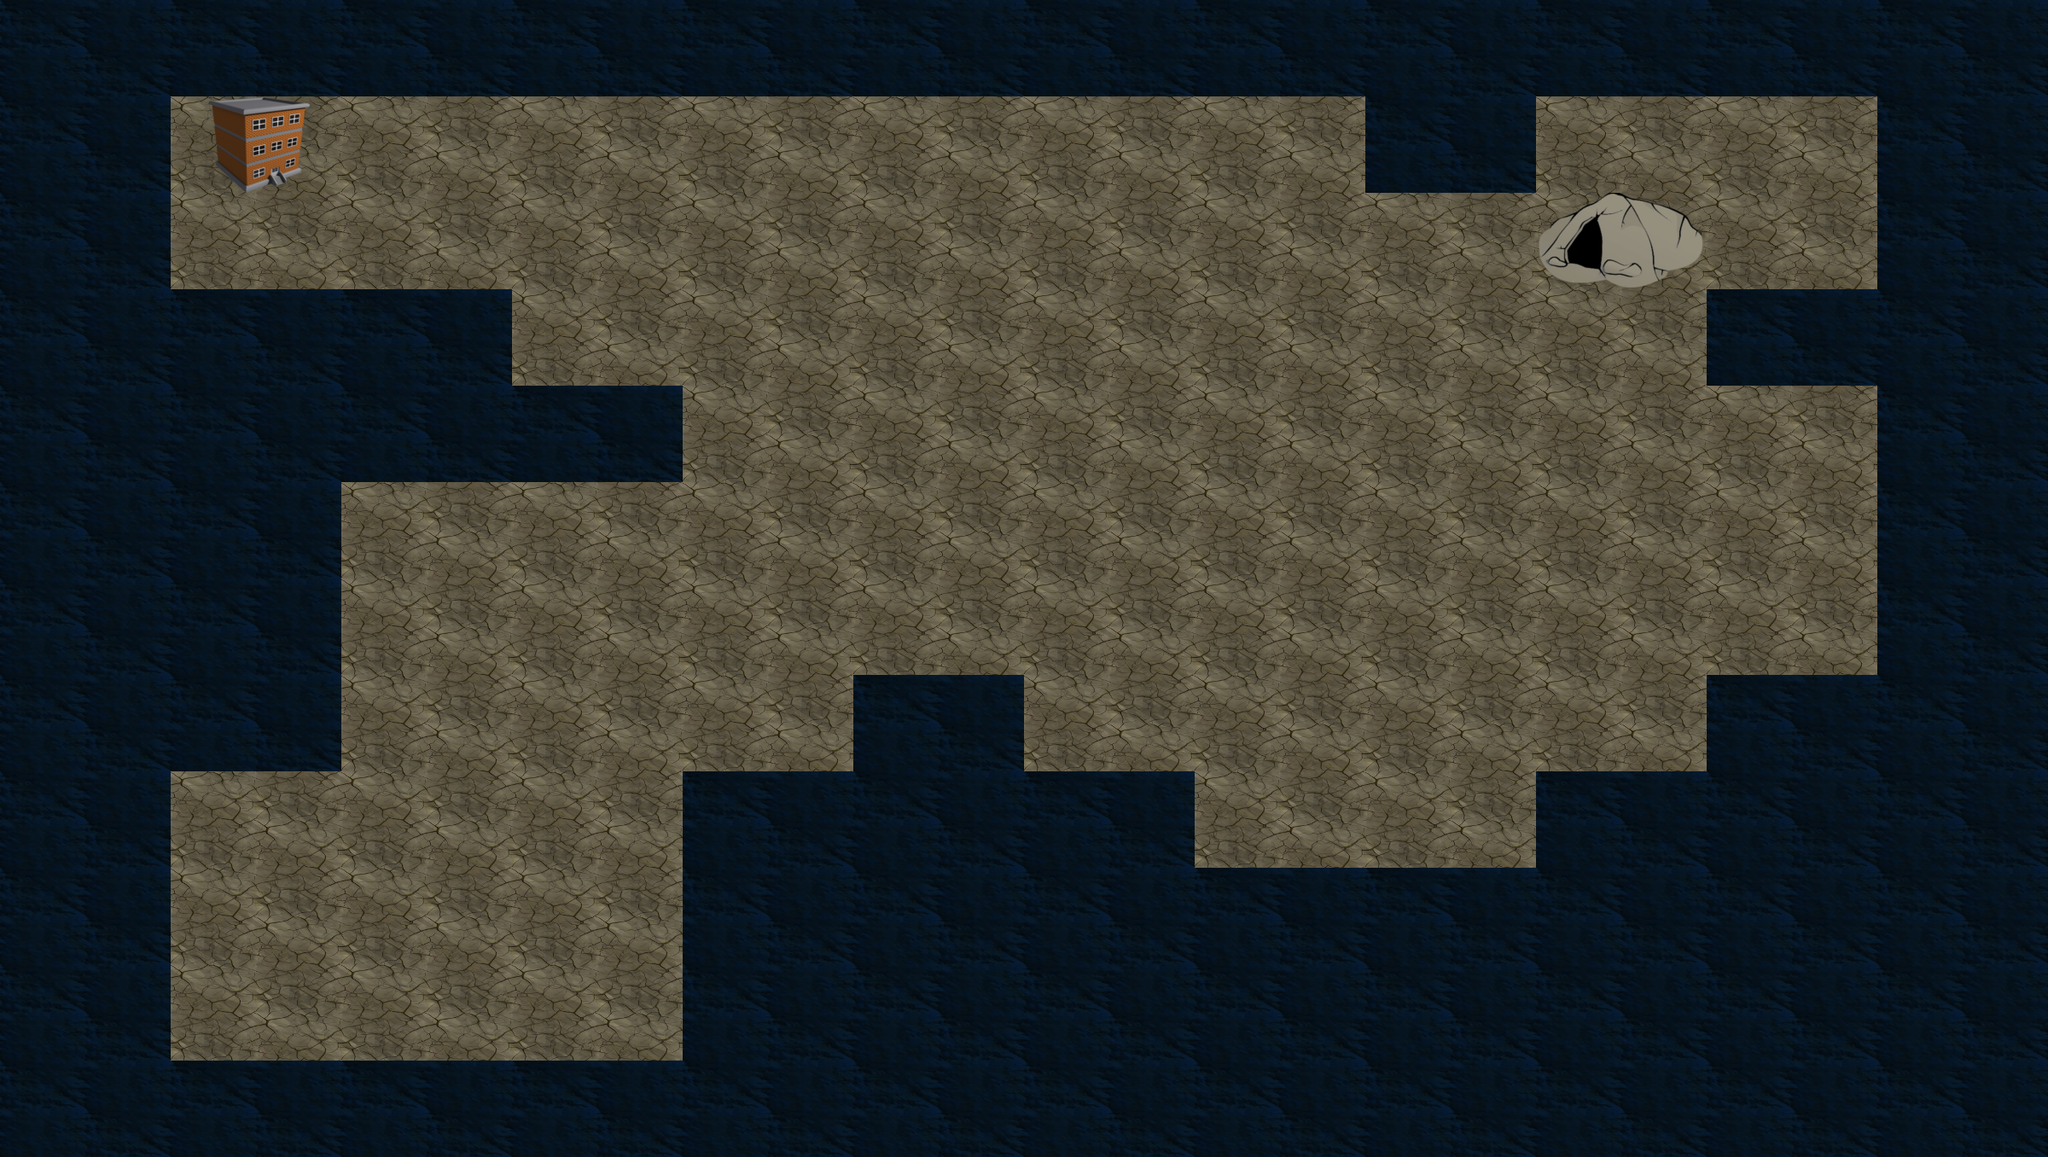

Below is a game level as drawn by its tile map, then a one-line description and the .tmx file that defines it, in full:
An orthogonal 12x12 tile map with 200x113 px tiles, 2 tile layers (Base, Modifier), 2 tilesets and 9 objects (startmap0, FriendtheOldMan, Enemybutterfly, startmap2, endmap2, ...).

<map version="1.0" orientation="orthogonal" width="12" height="12" tilewidth="200" tileheight="113">
 <tileset firstgid="1" name="Base_" tilewidth="200" tileheight="113">
  <image source="MapFiles/TileSets/Outside/baseTiles.png" width="400" height="113" />
  <tile id="0">
   <properties>
    <property name="isShootable" value="true" />
    <property name="isWalkable" value="false" />
   </properties>
  </tile>
  <tile id="1">
   <properties>
    <property name="isShootable" value="true" />
    <property name="isWalkable" value="true" />
   </properties>
  </tile>
 </tileset>
 <tileset firstgid="3" name="Modifier" tilewidth="200" tileheight="113">
  <image source="MapFiles/TileSets/Outside/modifierTiles.png" width="400" height="113" />
  <tile id="0">
   <properties>
    <property name="isShootable" value="true" />
    <property name="isWalkable" value="true" />
   </properties>
  </tile>
  <tile id="1">
   <properties>
    <property name="isShootable" value="false" />
    <property name="isWalkable" value="true" />
   </properties>
  </tile>
 </tileset>
 <layer name="Base" width="12" height="12">
  <data>
   <tile gid="1" />
   <tile gid="1" />
   <tile gid="1" />
   <tile gid="1" />
   <tile gid="1" />
   <tile gid="1" />
   <tile gid="1" />
   <tile gid="1" />
   <tile gid="1" />
   <tile gid="1" />
   <tile gid="1" />
   <tile gid="1" />
   <tile gid="1" />
   <tile gid="2" />
   <tile gid="2" />
   <tile gid="2" />
   <tile gid="2" />
   <tile gid="2" />
   <tile gid="2" />
   <tile gid="2" />
   <tile gid="1" />
   <tile gid="2" />
   <tile gid="2" />
   <tile gid="1" />
   <tile gid="1" />
   <tile gid="2" />
   <tile gid="2" />
   <tile gid="2" />
   <tile gid="2" />
   <tile gid="2" />
   <tile gid="2" />
   <tile gid="2" />
   <tile gid="2" />
   <tile gid="2" />
   <tile gid="2" />
   <tile gid="1" />
   <tile gid="1" />
   <tile gid="1" />
   <tile gid="1" />
   <tile gid="2" />
   <tile gid="2" />
   <tile gid="2" />
   <tile gid="2" />
   <tile gid="2" />
   <tile gid="2" />
   <tile gid="2" />
   <tile gid="1" />
   <tile gid="1" />
   <tile gid="1" />
   <tile gid="1" />
   <tile gid="1" />
   <tile gid="1" />
   <tile gid="2" />
   <tile gid="2" />
   <tile gid="2" />
   <tile gid="2" />
   <tile gid="2" />
   <tile gid="2" />
   <tile gid="2" />
   <tile gid="1" />
   <tile gid="1" />
   <tile gid="1" />
   <tile gid="2" />
   <tile gid="2" />
   <tile gid="2" />
   <tile gid="2" />
   <tile gid="2" />
   <tile gid="2" />
   <tile gid="2" />
   <tile gid="2" />
   <tile gid="2" />
   <tile gid="1" />
   <tile gid="1" />
   <tile gid="1" />
   <tile gid="2" />
   <tile gid="2" />
   <tile gid="2" />
   <tile gid="2" />
   <tile gid="2" />
   <tile gid="2" />
   <tile gid="2" />
   <tile gid="2" />
   <tile gid="2" />
   <tile gid="1" />
   <tile gid="1" />
   <tile gid="1" />
   <tile gid="2" />
   <tile gid="2" />
   <tile gid="2" />
   <tile gid="1" />
   <tile gid="2" />
   <tile gid="2" />
   <tile gid="2" />
   <tile gid="2" />
   <tile gid="1" />
   <tile gid="1" />
   <tile gid="1" />
   <tile gid="2" />
   <tile gid="2" />
   <tile gid="2" />
   <tile gid="1" />
   <tile gid="1" />
   <tile gid="1" />
   <tile gid="2" />
   <tile gid="2" />
   <tile gid="1" />
   <tile gid="1" />
   <tile gid="1" />
   <tile gid="1" />
   <tile gid="2" />
   <tile gid="2" />
   <tile gid="2" />
   <tile gid="1" />
   <tile gid="1" />
   <tile gid="1" />
   <tile gid="1" />
   <tile gid="1" />
   <tile gid="1" />
   <tile gid="1" />
   <tile gid="1" />
   <tile gid="1" />
   <tile gid="2" />
   <tile gid="2" />
   <tile gid="2" />
   <tile gid="1" />
   <tile gid="1" />
   <tile gid="1" />
   <tile gid="1" />
   <tile gid="1" />
   <tile gid="1" />
   <tile gid="1" />
   <tile gid="1" />
   <tile gid="1" />
   <tile gid="1" />
   <tile gid="1" />
   <tile gid="1" />
   <tile gid="1" />
   <tile gid="1" />
   <tile gid="1" />
   <tile gid="1" />
   <tile gid="1" />
   <tile gid="1" />
   <tile gid="1" />
   <tile gid="1" />
  </data>
 </layer>
 <layer name="Modifier" width="12" height="12">
  <data>
   <tile gid="0" />
   <tile gid="0" />
   <tile gid="0" />
   <tile gid="0" />
   <tile gid="0" />
   <tile gid="0" />
   <tile gid="0" />
   <tile gid="0" />
   <tile gid="0" />
   <tile gid="0" />
   <tile gid="0" />
   <tile gid="0" />
   <tile gid="0" />
   <tile gid="4" />
   <tile gid="0" />
   <tile gid="0" />
   <tile gid="0" />
   <tile gid="0" />
   <tile gid="0" />
   <tile gid="0" />
   <tile gid="0" />
   <tile gid="0" />
   <tile gid="0" />
   <tile gid="0" />
   <tile gid="0" />
   <tile gid="0" />
   <tile gid="0" />
   <tile gid="0" />
   <tile gid="0" />
   <tile gid="0" />
   <tile gid="0" />
   <tile gid="0" />
   <tile gid="0" />
   <tile gid="3" />
   <tile gid="0" />
   <tile gid="0" />
   <tile gid="0" />
   <tile gid="0" />
   <tile gid="0" />
   <tile gid="0" />
   <tile gid="0" />
   <tile gid="0" />
   <tile gid="0" />
   <tile gid="0" />
   <tile gid="0" />
   <tile gid="0" />
   <tile gid="0" />
   <tile gid="0" />
   <tile gid="0" />
   <tile gid="0" />
   <tile gid="0" />
   <tile gid="0" />
   <tile gid="0" />
   <tile gid="0" />
   <tile gid="0" />
   <tile gid="0" />
   <tile gid="0" />
   <tile gid="0" />
   <tile gid="0" />
   <tile gid="0" />
   <tile gid="0" />
   <tile gid="0" />
   <tile gid="0" />
   <tile gid="0" />
   <tile gid="0" />
   <tile gid="0" />
   <tile gid="0" />
   <tile gid="0" />
   <tile gid="0" />
   <tile gid="0" />
   <tile gid="0" />
   <tile gid="0" />
   <tile gid="0" />
   <tile gid="0" />
   <tile gid="0" />
   <tile gid="0" />
   <tile gid="0" />
   <tile gid="0" />
   <tile gid="0" />
   <tile gid="0" />
   <tile gid="0" />
   <tile gid="0" />
   <tile gid="0" />
   <tile gid="0" />
   <tile gid="0" />
   <tile gid="0" />
   <tile gid="0" />
   <tile gid="0" />
   <tile gid="0" />
   <tile gid="0" />
   <tile gid="0" />
   <tile gid="0" />
   <tile gid="0" />
   <tile gid="0" />
   <tile gid="0" />
   <tile gid="0" />
   <tile gid="0" />
   <tile gid="0" />
   <tile gid="0" />
   <tile gid="0" />
   <tile gid="0" />
   <tile gid="0" />
   <tile gid="0" />
   <tile gid="0" />
   <tile gid="0" />
   <tile gid="0" />
   <tile gid="0" />
   <tile gid="0" />
   <tile gid="0" />
   <tile gid="0" />
   <tile gid="0" />
   <tile gid="0" />
   <tile gid="0" />
   <tile gid="0" />
   <tile gid="0" />
   <tile gid="0" />
   <tile gid="0" />
   <tile gid="0" />
   <tile gid="0" />
   <tile gid="0" />
   <tile gid="0" />
   <tile gid="0" />
   <tile gid="0" />
   <tile gid="0" />
   <tile gid="0" />
   <tile gid="0" />
   <tile gid="0" />
   <tile gid="0" />
   <tile gid="0" />
   <tile gid="0" />
   <tile gid="0" />
   <tile gid="0" />
   <tile gid="0" />
   <tile gid="0" />
   <tile gid="0" />
   <tile gid="0" />
   <tile gid="0" />
   <tile gid="0" />
   <tile gid="0" />
   <tile gid="0" />
   <tile gid="0" />
   <tile gid="0" />
   <tile gid="0" />
   <tile gid="0" />
  </data>
 </layer>
 <objectgroup name="Spawn" width="12" height="12">
  <object name="startmap0" x="633" y="1119" width="46" height="37" />
  <object name="FriendtheOldMan" x="435" y="604" width="316" height="241" />
  <object name="Enemybutterfly" x="1223" y="466" width="718" height="419" />
  <object name="startmap2" x="1732" y="350" width="55" height="51" />
  <object name="endmap2" x="1804" y="218" width="221" height="119" />
  <object name="endRebelFoyer" x="231" y="111" width="148" height="120" />
  <object name="startRebelFoyer" x="406" y="241" width="73" height="55" />
  <object name="LvlInfo" x="-1" y="-83" width="73" height="75">
   <properties>
    <property name="DialogPath" value="XML/map1/TheWords" />
    <property name="InitialQuest" value="First Quest" />
    <property name="QuestPath" value="XML/map1/First Quest" />
   </properties>
  </object>
  <object name="Enemybooger" x="872" y="245" width="964" height="565" />
 </objectgroup>
</map>
